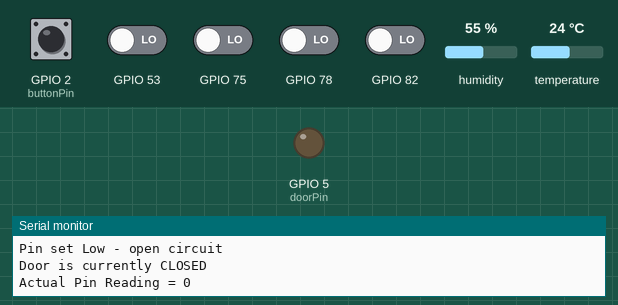
Simulated run of this sketch. Board: ESP8266 (NodeMCU). On the bench: output pins drawn as LEDs (lit = HIGH), the last lines printed to the serial monitor. The test bench sets the inputs (shaded band); at power-on: GPIO 2 (buttonPin), GPIO 53, GPIO 75, GPIO 78, GPIO 82 LOW, temperature 24 °C, humidity 55 %.

Above: at 5.8 s.
5.9 s: temperature set to 26 °C
At 10.5 s:
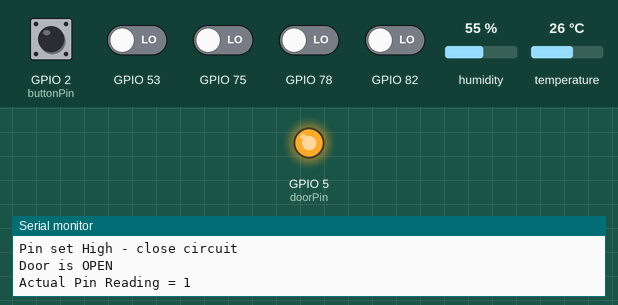
11.9 s: temperature set to 12 °C
At 16.4 s:
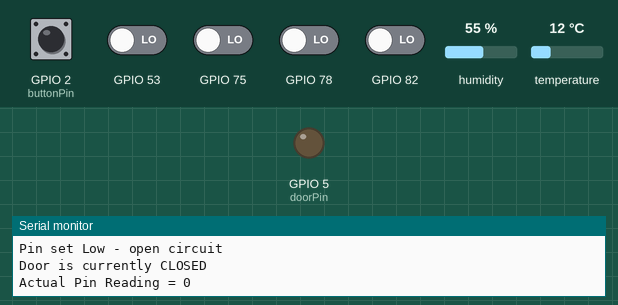
17.9 s: temperature set to 28 °C
At 21.2 s:
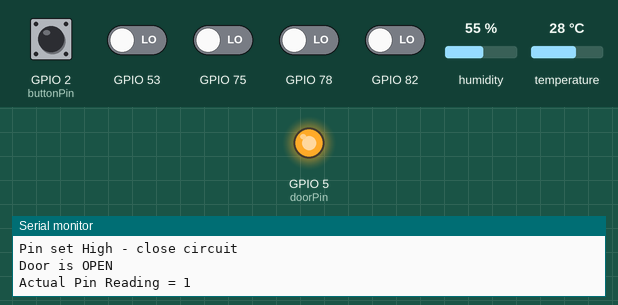
Timing chart, 0 to 22.7 s (numbered marks = the images above; inputs shaded):
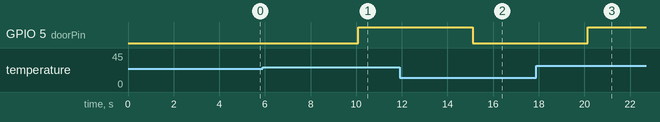

Measured:
- the behaviour switches between 24 and 25 °C on temperature (found by bisection; images 0 and 1)
- after the input at 5.9 s, GPIO 5 (doorPin): LOW → HIGH after 4.2 s
- after the input at 11.9 s, GPIO 5 (doorPin): HIGH → LOW after 3.2 s
- after the input at 17.9 s, GPIO 5 (doorPin): LOW → HIGH after 2.2 s

The sketch:

Simple_Door_Temp_and_Button_Interrupt_V3.ino
```cpp
/***************************************************
  Adafruit ESP8266 WiFi Sensor Module

Open/Close door with temperature
Interrupt and open door with button
 ****************************************************/

// Libraries
#include <ESP8266WiFi.h>
#include "DHT.h"

//Variables
#define THRESHOLD_OPEN  76 //Set door open temperature
#define THRESHOLD_CLOSE 75 //Set door close temperature

// Configure DHT sensors
DHT dht1(4, DHT11); //blue sensor. On Amico board GPIO 4 is D2

//Pin location
const int doorPin = 5; // Amico board GPIO 5 is D1
const int buttonPin = 2;  //Amico board GPIO 2 is D4 **note: GPIO16 will not interrupt
//Variable
volatile int buttonState = 0;  //variable for reading pushbutton status

/*************************** Sketch Code ************************************/

void setup() {

  // Initilize sensors
  dht1.begin();

  // Configure pins for desired type
  pinMode (doorPin, OUTPUT);
  pinMode (buttonPin, INPUT);
  attachInterrupt(digitalPinToInterrupt(2), pin_ISR, CHANGE); //GPIO2 is Index vector 4

  // set connection speed
  Serial.begin(115200);
  delay(10);
  Serial.println(F("Serial Connection Established"));

}//end-setup

/***********************************************************************/
void loop() {

  int doorTemp = (int)dht1.readTemperature(true); //True reads Fehrenheit temp
  Serial.print(F("Current Temp: "));
  Serial.println(digitalRead(doorTemp));
  Serial.println();

/////////////////////////////////////////////
//Set Door position open/closed based on temp
/////////////////////////////////////////////
    if(doorTemp >= THRESHOLD_OPEN){
      digitalWrite(doorPin, HIGH);//set pin to low
      Serial.println(F("Pin set High - close circuit"));
    }
    else if(doorTemp <= THRESHOLD_CLOSE){
      digitalWrite(doorPin, LOW);//High equals powered
      Serial.println(F("Pin set Low - open circuit"));
    }
   //read actual pin setting high/low and print door position to screen
    if (digitalRead(doorPin) == 1){
      Serial.println(F("Door is OPEN"));
    }
    else {
       Serial.println(F("Door is currently CLOSED"));
    }
    Serial.print(F("Actual Pin Reading = "));
    Serial.println(digitalRead(doorPin));
    Serial.println();

  // To Repeat every (60,000 milSec) 1 Minutes Change delay to change refresh rate
  delay(5000);

}//end-Loop

/*************************************************************/
//Interupt State - monitor button
void pin_ISR(){
  buttonState = digitalRead(buttonPin);
  digitalWrite(doorPin, buttonState); //open door
 }
```
